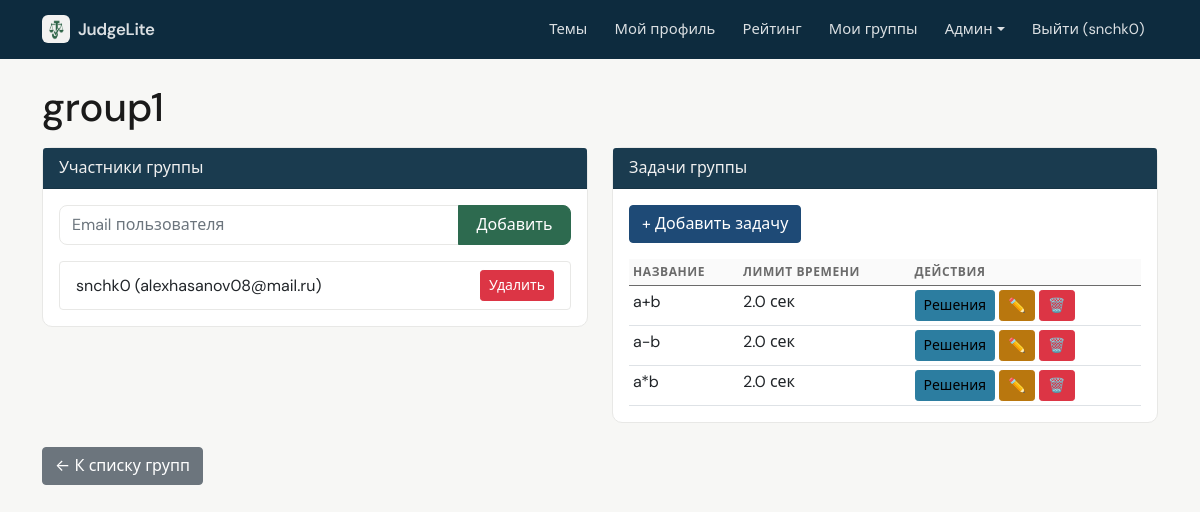
Page /admin/groups/2 (signed in) on the earlier database version.
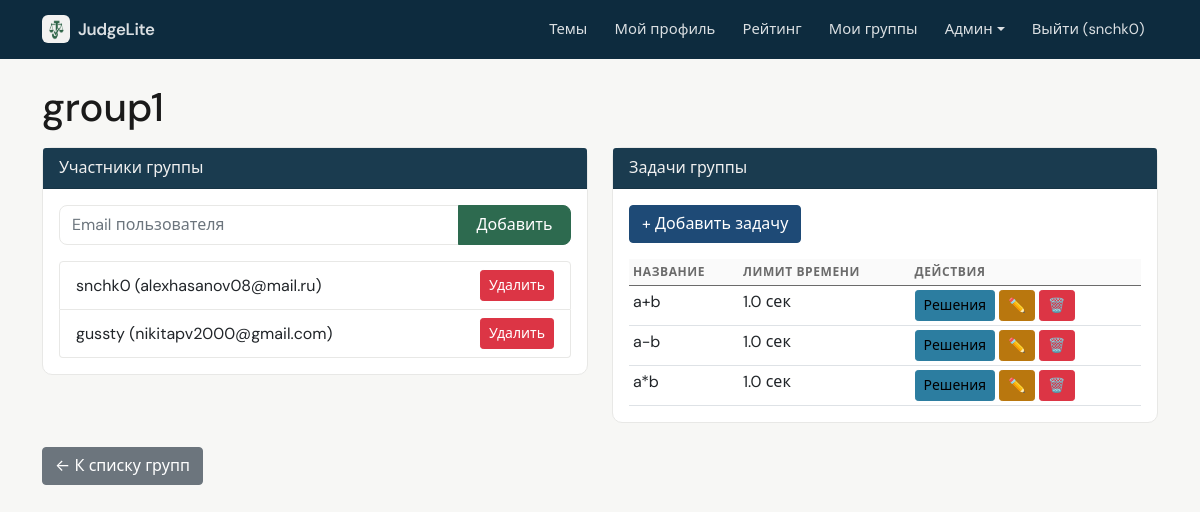
Same page on the later database version.
### data/group_members.py (models this page shows)
class GroupMember(SqlAlchemyBase):
    __tablename__ = 'group_members'
    id = sqlalchemy.Column(sqlalchemy.Integer, primary_key=True, autoincrement=True)
    group_id = sqlalchemy.Column(sqlalchemy.Integer, sqlalchemy.ForeignKey("groups.id"), nullable=False)
    user_id = sqlalchemy.Column(sqlalchemy.Integer, sqlalchemy.ForeignKey("users.id"), nullable=False)
    joined_at = sqlalchemy.Column(sqlalchemy.DateTime, default=datetime.datetime.now)
    group = orm.relationship("Group", back_populates="members")
    user = orm.relationship("User")

### data/users.py (models this page shows, shortened)
class User(SqlAlchemyBase, UserMixin, SerializerMixin):
    __tablename__ = 'users'
    id = sqlalchemy.Column(sqlalchemy.Integer, primary_key=True, autoincrement=True)
    name = sqlalchemy.Column(sqlalchemy.String, nullable=True)
    about = sqlalchemy.Column(sqlalchemy.String, nullable=True)
    email = sqlalchemy.Column(sqlalchemy.String, index=True, unique=True, nullable=True)
    hashed_password = sqlalchemy.Column(sqlalchemy.String, nullable=True)
    created_date = sqlalchemy.Column(sqlalchemy.DateTime, default=datetime.datetime.now)
    is_admin = sqlalchemy.Column(sqlalchemy.Boolean, default=False)
    is_super_admin = sqlalchemy.Column(sqlalchemy.Boolean, default=False)
    avatar_filename = sqlalchemy.Column(sqlalchemy.String, nullable=True)  # новое поле
    submissions = orm.relationship("Submission", back_populates="user")

### data/group_tasks.py (models this page shows)
class GroupTask(SqlAlchemyBase):
    __tablename__ = 'group_tasks'
    id = sqlalchemy.Column(sqlalchemy.Integer, primary_key=True, autoincrement=True)
    group_id = sqlalchemy.Column(sqlalchemy.Integer, sqlalchemy.ForeignKey("groups.id"), nullable=False)
    title = sqlalchemy.Column(sqlalchemy.String, nullable=False)
    description = sqlalchemy.Column(sqlalchemy.Text, nullable=False)
    input_example = sqlalchemy.Column(sqlalchemy.Text, nullable=True)
    output_example = sqlalchemy.Column(sqlalchemy.Text, nullable=True)
    tests_json = sqlalchemy.Column(sqlalchemy.Text, nullable=False)
    time_limit = sqlalchemy.Column(sqlalchemy.Float, default=2.0)
    created_by = sqlalchemy.Column(sqlalchemy.Integer, sqlalchemy.ForeignKey("users.id"), nullable=False)
    created_at = sqlalchemy.Column(sqlalchemy.DateTime, default=datetime.datetime.now)
    max_score = sqlalchemy.Column(sqlalchemy.Integer, default=100)
    scoring_enabled = sqlalchemy.Column(sqlalchemy.Boolean, default=False)  # новый флаг
    group = orm.relationship("Group", back_populates="tasks")
    submissions = orm.relationship("GroupSubmission", back_populates="task", cascade="all, delete-orphan")

### app.py (the view)
@app.route('/admin/groups/<int:group_id>')
@admin_required
def group_detail(group_id):
    with db_session.session_scope() as session:
        group = session.query(Group).get(group_id)
        if not group:
            flash('Группа не найдена', 'danger')
            return redirect(url_for('admin_groups'))
        if not (current_user.is_super_admin or group.created_by == current_user.id):
            flash('Доступ запрещён', 'danger')
            return redirect(url_for('admin_groups'))
        members = session.query(GroupMember).filter(GroupMember.group_id == group_id).all()
        tasks = session.query(GroupTask).filter(GroupTask.group_id == group_id).all()
        return render_template('admin/group_detail.html', group=group, members=members, tasks=tasks)

### app.py (called while the page is built)
@login_manager.user_loader
def load_user(user_id):
    session = db_session.create_session()
    user = session.get(User, int(user_id))
    if user:
        _ = user.is_admin
        _ = user.is_super_admin
    session.close()
    return user

@app.context_processor
def inject_user():
    return dict(current_user=current_user)

### data/db_session.py (called while the page is built)
def create_session() -> Session:
    global __factory
    return __factory()

@contextmanager
def session_scope():
    session = create_session()
    try:
        yield session
        session.commit()
    except Exception:
        session.rollback()
        raise
    finally:
        session.close()

### utils/auth.py (called while the page is built)
def admin_required(f):
    @wraps(f)
    def decorated_function(*args, **kwargs):
        if not current_user.is_authenticated or not current_user.is_admin:
            flash('Доступ запрещён. Требуются права администратора.', 'danger')
            return redirect(url_for('index'))
        return f(*args, **kwargs)
    return decorated_function

### templates/admin/group_detail.html (shortened to what this page needs)
{% extends "admin/base.html" %}
{% block content %}
<h1>{{ group.name }}</h1>
<div class="row">
    <div class="col-md-6">
        <div class="card mb-4">
            <div class="card-header">Участники группы</div>
            <div class="card-body">
                <form method="post" action="{{ url_for('add_group_member', group_id=group.id) }}" class="mb-3">
                    <div class="input-group">
                        <input type="email" name="email" class="form-control" placeholder="Email пользователя" required>
                        <button type="submit" class="btn btn-primary">Добавить</button>
                    </div>
                </form>
                <ul class="list-group">
                    {% for m in members %}
                        <li class="list-group-item d-flex justify-content-between align-items-center">
                            {{ m.user.name }} ({{ m.user.email }})
                            <a href="{{ url_for('remove_group_member', group_id=group.id, user_id=m.user.id) }}" class="btn btn-sm btn-danger" onclick="return confirm('Удалить участника?')">Удалить</a>
                        </li>
                    {% else %}
                        <li class="list-group-item">Нет участников</li>
                    {% endfor %}
                </ul>
            </div>
        </div>
    </div>
    <div class="col-md-6">
        <div class="card mb-4">
            <div class="card-header">Задачи группы</div>
            <div class="card-body">
                <a href="{{ url_for('add_group_task', group_id=group.id) }}" class="btn btn-success mb-3">+ Добавить задачу</a>
                <table class="table table-sm">
                    <thead>
                        <tr><th>Название</th><th>Лимит времени</th><th>Действия</th></tr>
                    </thead>
                    <tbody>
                        {% for t in tasks %}
                        <tr>
                            <td>{{ t.title }}</td>
                            <td>{{ t.time_limit }} сек</td>
                            <td>
                                <a href="{{ url_for('group_task_submissions', group_id=group.id, task_id=t.id) }}" class="btn btn-sm btn-info">Решения</a>
                                <a href="{{ url_for('edit_group_task', group_id=group.id, task_id=t.id) }}" class="btn btn-sm btn-warning">✏️</a>
                                <a href="{{ url_for('delete_group_task', group_id=group.id, task_id=t.id) }}" class="btn btn-sm btn-danger" onclick="return confirm('Удалить задачу?')">🗑️</a>
                            </td>
                        </tr>
                        {% else %}
                        <tr><td colspan="3">Нет задач</td></tr>
                        {% endfor %}
                    </tbody>
                </table>
            </div>
        </div>
    </div>
</div>
<a href="{{ url_for('admin_groups') }}" class="btn btn-secondary">← К списку групп</a>
{% endblock %}

Differences in the rows shown:
added GroupMember: user.name "gussty", user.email "nikitapv2000@gmail.com"
changed GroupTask (number 1 of 3 on the later page): time_limit "2.0" → "1.0"
changed GroupTask (number 2 of 3 on the later page): time_limit "2.0" → "1.0"
changed GroupTask (number 3 of 3 on the later page): time_limit "2.0" → "1.0"
